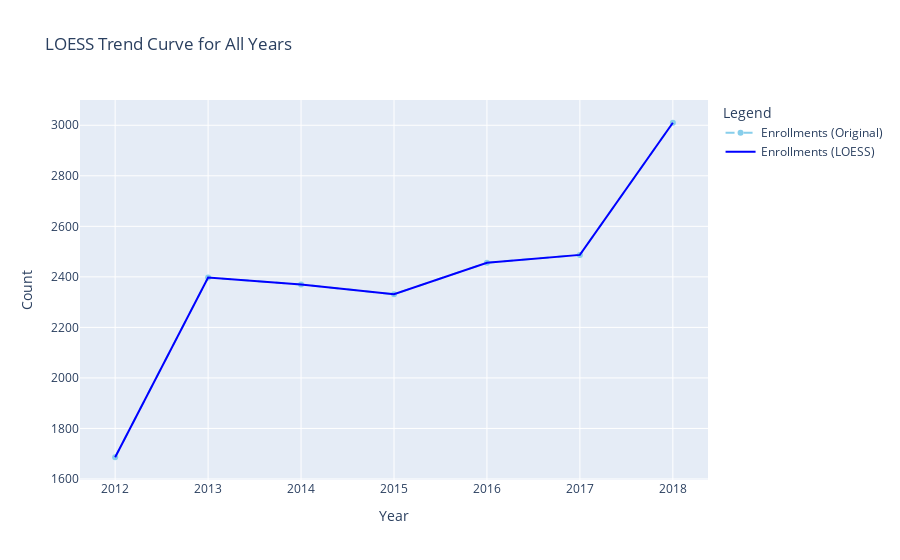

Notebook code for this chart:
### Code cell
plot_loess_trend_all_years(enrollments)

### Figure 1 — Plotly figure (JSON) as saved in the notebook; plotly's stock layout.template omitted (floating-point values rounded to 4 significant figures)
{"data": [{"line": {"color": "skyblue", "dash": "dash"}, "mode": "markers+lines", "name": "Enrollments (Original)", "type": "scatter", "x": [2012, 2013, 2014, 2015, 2016, 2017, 2018], "y": [1686, 2397, 2370, 2331, 2456, 2487, 3010]}, {"line": {"color": "blue"}, "mode": "lines", "name": "Enrollments (LOESS)", "type": "scatter", "x": [2012, 2013, 2014, 2015, 2016, 2017, 2018], "y": [1686, 2397, 2370, 2331, 2456, 2487, 3010]}], "layout": {"legend": {"title": {"text": "Legend"}}, "title": {"text": "LOESS Trend Curve for All Years"}, "xaxis": {"tickmode": "linear", "tickvals": [2012, 2013, 2014, 2015, 2016, 2017, 2018], "title": {"text": "Year"}}, "yaxis": {"title": {"text": "Count"}}}}
